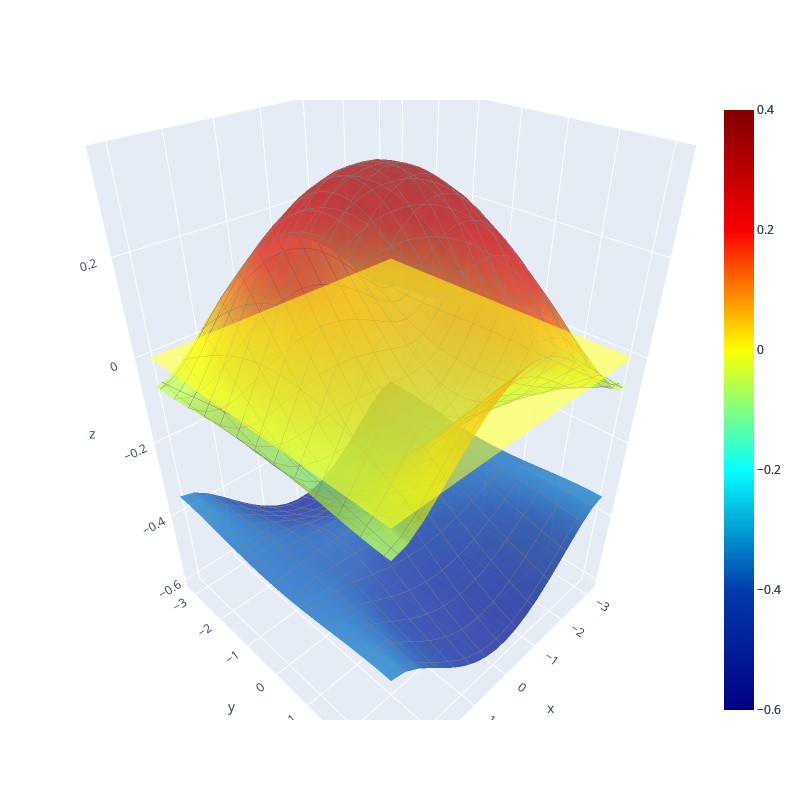

Notebook code for this chart:
### Markdown cell above
### 3D プロット

### Code cell
fig = go.Figure()

contours = dict(
    x=dict(highlight=False, show=True, color='grey', start=-3.5, end=3.5, size=0.5),
    y=dict(highlight=False, show=True, color='grey', start=-3.5, end=3.5, size=0.5),
    z=dict(highlight=False, show=False, start=-1, end = 1, size=0.5)
)

fig.add_trace(go.Surface(
        z=enes[:,:,0]-ef,
        x=kx,
        y=ky,
        colorscale = "jet",
        cmin=-0.6,
        cmax=0.4,
        # showscale = False,
        hoverinfo="skip",
        opacity=0.5,
        # hidesurface=True,
    )
)
for i in range(1, 4):
    fig.add_trace(go.Surface(
            z=enes[:,:,i]-ef,
            x=kx,
            y=ky,
            colorscale = "jet",
            cmin=-0.6,
            cmax=0.4,
            showscale = False,
            hoverinfo="skip",
            contours=contours,
            opacity=0.5,
            # hidesurface=True,
        )
    )
fig.add_trace(go.Surface(
        z=np.zeros((N,N)),
        x=kx,
        y=ky,
        colorscale = "jet",
        cmin=-0.6,
        cmax=0.4,
        # showscale = False,
        hoverinfo="skip",
        opacity=0.5,
        # hidesurface=True,
    )
)

axis = dict(visible=True)
fig.update_scenes(
    xaxis=axis,
    yaxis=axis,
    zaxis=axis,
    aspectratio=dict(x=1,y=1,z=1.5)
)
fig.update_layout(
    width=800,   # グラフの幅
    height=800   # グラフの高さ
)
fig.show()

### Figure 1 — Plotly figure (JSON) as saved in the notebook; plotly's stock layout.template omitted (floating-point values rounded to 4 significant figures; data arrays with more than 128 entries replaced by an {"elided": "..."} marker saying what was removed)
{"data": [{"cmax": 0.4, "cmin": -0.6, "colorscale": [[0, "rgb(0,0,131)"], [0.2, "rgb(0,60,170)"], [0.4, "rgb(5,255,255)"], [0.6, "rgb(255,255,0)"], [0.8, "rgb(250,0,0)"], [1, "rgb(128,0,0)"]], "hoverinfo": "skip", "opacity": 0.5, "type": "surface", "x": {"elided": "20x20 float values"}, "y": {"elided": "20x20 float values"}, "z": {"elided": "20x20 float values"}}, {"cmax": 0.4, "cmin": -0.6, "colorscale": [[0, "rgb(0,0,131)"], [0.2, "rgb(0,60,170)"], [0.4, "rgb(5,255,255)"], [0.6, "rgb(255,255,0)"], [0.8, "rgb(250,0,0)"], [1, "rgb(128,0,0)"]], "contours": {"x": {"color": "grey", "end": 3.5, "highlight": false, "show": true, "size": 0.5, "start": -3.5}, "y": {"color": "grey", "end": 3.5, "highlight": false, "show": true, "size": 0.5, "start": -3.5}, "z": {"end": 1, "highlight": false, "show": false, "size": 0.5, "start": -1}}, "hoverinfo": "skip", "opacity": 0.5, "showscale": false, "type": "surface", "x": {"elided": "20x20 float values"}, "y": {"elided": "20x20 float values"}, "z": {"elided": "20x20 float values"}}, {"cmax": 0.4, "cmin": -0.6, "colorscale": [[0, "rgb(0,0,131)"], [0.2, "rgb(0,60,170)"], [0.4, "rgb(5,255,255)"], [0.6, "rgb(255,255,0)"], [0.8, "rgb(250,0,0)"], [1, "rgb(128,0,0)"]], "contours": {"x": {"color": "grey", "end": 3.5, "highlight": false, "show": true, "size": 0.5, "start": -3.5}, "y": {"color": "grey", "end": 3.5, "highlight": false, "show": true, "size": 0.5, "start": -3.5}, "z": {"end": 1, "highlight": false, "show": false, "size": 0.5, "start": -1}}, "hoverinfo": "skip", "opacity": 0.5, "showscale": false, "type": "surface", "x": {"elided": "20x20 float values"}, "y": {"elided": "20x20 float values"}, "z": {"elided": "20x20 float values"}}, {"cmax": 0.4, "cmin": -0.6, "colorscale": [[0, "rgb(0,0,131)"], [0.2, "rgb(0,60,170)"], [0.4, "rgb(5,255,255)"], [0.6, "rgb(255,255,0)"], [0.8, "rgb(250,0,0)"], [1, "rgb(128,0,0)"]], "contours": {"x": {"color": "grey", "end": 3.5, "highlight": false, "show": true, "size": 0.5, "start": -3.5}, "y": {"color": "grey", "end": 3.5, "highlight": false, "show": true, "size": 0.5, "start": -3.5}, "z": {"end": 1, "highlight": false, "show": false, "size": 0.5, "start": -1}}, "hoverinfo": "skip", "opacity": 0.5, "showscale": false, "type": "surface", "x": {"elided": "20x20 float values"}, "y": {"elided": "20x20 float values"}, "z": {"elided": "20x20 float values"}}, {"cmax": 0.4, "cmin": -0.6, "colorscale": [[0, "rgb(0,0,131)"], [0.2, "rgb(0,60,170)"], [0.4, "rgb(5,255,255)"], [0.6, "rgb(255,255,0)"], [0.8, "rgb(250,0,0)"], [1, "rgb(128,0,0)"]], "hoverinfo": "skip", "opacity": 0.5, "type": "surface", "x": {"elided": "20x20 float values"}, "y": {"elided": "20x20 float values"}, "z": {"elided": "20x20 int values"}}], "layout": {"height": 800, "scene": {"aspectratio": {"x": 1, "y": 1, "z": 1.5}, "xaxis": {"visible": true}, "yaxis": {"visible": true}, "zaxis": {"visible": true}}, "width": 800}}
